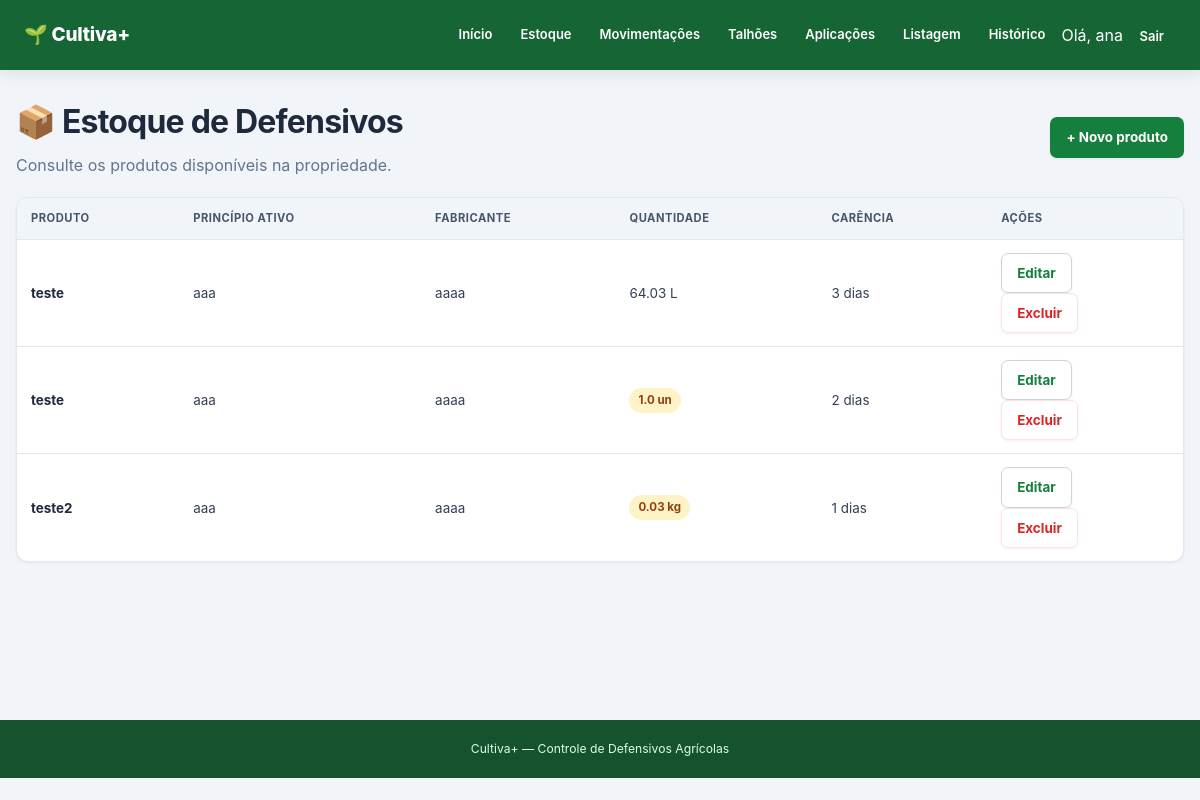
Screenshot of /estoque (signed in) with the database file from the repository.
### tables this page shows
CREATE TABLE produtos (
            id INTEGER PRIMARY KEY AUTOINCREMENT,
            nome TEXT NOT NULL,
            principio_ativo TEXT NOT NULL,
            fabricante TEXT,
            quantidade REAL NOT NULL DEFAULT 0,
            unidade TEXT NOT NULL,
            periodo_carencia INTEGER NOT NULL DEFAULT 0
        );

### app.py (the view)
@app.route("/estoque")
def estoque():
    conexao = conectar_banco()
    produtos = conexao.execute("""
        SELECT *
        FROM produtos
        ORDER BY nome
    """).fetchall()
    conexao.close()
    return render_template("estoque.html", produtos=produtos)

### app.py (called while the page is built)
@app.before_request
def proteger_paginas():
    paginas_publicas = ["login", "cadastro", "static"]
    if request.endpoint not in paginas_publicas:
        if "usuario_id" not in session:
            return redirect(url_for("login"))

def conectar_banco():
    conexao = sqlite3.connect(DATABASE)
    conexao.row_factory = sqlite3.Row
    return conexao

### templates/estoque.html (shortened to what this page needs)
{% extends "base.html" %}
{% block content %}
<div class="cabecalho-pagina">
    <div>
        <h1>📦 Estoque de Defensivos</h1>
        <p>
            Consulte os produtos disponíveis na propriedade.
        </p>
    </div>
    <a class="botao" href="{{ url_for('cadastrar_produto') }}">
        + Novo produto
    </a>
</div>
<div class="tabela-container">
    <table>
        <thead>
            <tr>
                <th>Produto</th>
                <th>Princípio ativo</th>
                <th>Fabricante</th>
                <th>Quantidade</th>
                <th>Carência</th>
                <th>Ações</th>
            </tr>
        </thead>
        <tbody>
            {% for produto in produtos %}
            <tr>
                <td>
                    <strong>{{ produto.nome }}</strong>
                </td>
                <td>
                    {{ produto.principio_ativo }}
                </td>
                <td>
                    {{ produto.fabricante or "-" }}
                </td>
                <td>
                    {% if produto.quantidade <= 10 %}
                        <span class="estoque-baixo">
                            {{ produto['quantidade'] }}
                            {{ produto.unidade }}
                        </span>
                    {% else %}
                        {{ produto['quantidade'] }}
                        {{ produto.unidade }}
                    {% endif %}
                </td>
                <td>
                    {{ produto.periodo_carencia }} dias
                </td>
                <td>
                    <a href="{{ url_for('editar_produto', produto_id=produto.id) }}"
                       class="botao botao-editar">
                        Editar
                    </a>
                    <form method="POST"
                          action="{{ url_for('excluir_produto', produto_id=produto.id) }}"
                          onsubmit="return confirm('Tem certeza que deseja excluir este produto?');">
                        <button type="submit" class="botao botao-excluir">
                            Excluir
                        </button>
                    </form>
                </td>
            </tr>
            {% else %}
            <tr>
                <td colspan="6">
                    Nenhum produto cadastrado.
                </td>
            </tr>
            {% endfor %}
        </tbody>
    </table>
</div>
{% endblock %}

### static/css/style.css (style rules this page uses)
:root { --primary-50:#f0fdf4; --primary-100:#dcfce7; --primary-500:#22c55e; --primary-600:#16a34a; --primary-700:#15803d; --primary-800:#166534; --primary-900:#14532d; --slate-50:#f8fafc; --slate-100:#f1f5f9; --slate-200:#e2e8f0; --slate-300:#cbd5e1; --slate-400:#94a3b8; --slate-500:#64748b; --slate-600:#475569; --slate-700:#334155; --slate-800:#1e293b; --slate-900:#0f172a; --amber-100:#fef3c7; --amber-800:#92400e; --red-100:#fee2e2; --red-600:#dc2626; --red-800:#991b1b; --blue-100:#dbeafe; --blue-700:#1d4ed8; --radius-sm:7px; --radius-md:12px; --radius-lg:16px; --shadow-sm:0 1px 3px rgba(15,23,42,.06); --shadow-md:0 5px 14px rgba(15,23,42,.08); --shadow-lg:0 14px 30px rgba(15,23,42,.12); --font:-apple-system,BlinkMacSystemFont,"Segoe UI",Roboto,Helvetica,Arial,sans-serif; }
* { box-sizing:border-box;margin:0;padding:0 }
html { scroll-behavior:smooth }
body { font-family:var(--font);background:var(--slate-100);color:var(--slate-800);min-height:100vh;line-height:1.5 }
a { color:inherit }
button,input,select,textarea { font:inherit }
h1,h2,h3,h4 { color:var(--slate-800) }
p { color:var(--slate-500) }
h1 { font-size:clamp(1.55rem,3vw,2rem);font-weight:750;letter-spacing:-.025em;margin-bottom:7px }
.cabecalho-pagina,.page-header { display:flex;align-items:center;justify-content:space-between;gap:20px;margin-bottom:20px }
.botao { display:inline-flex;align-items:center;justify-content:center;gap:7px;min-height:40px;padding:9px 15px;border:1px solid transparent;border-radius:var(--radius-sm);background:var(--primary-700);color:#fff;font-size:.84rem;font-weight:650;text-decoration:none;cursor:pointer;box-shadow:var(--shadow-sm);transition:background .2s,transform .2s,box-shadow .2s }
.botao-editar { background:#fff;color:var(--primary-700);border-color:var(--slate-300) }
.botao-excluir { background:#fff;color:var(--red-600);border-color:var(--red-100) }
.tabela-container,.table-container { width:100%;overflow-x:auto;background:#fff;border:1px solid var(--slate-200);border-radius:var(--radius-md);box-shadow:var(--shadow-sm) }
table { width:100%;min-width:650px;border-collapse:collapse;text-align:left;font-size:.84rem }
th { background:var(--slate-100);color:var(--slate-600);padding:12px 14px;border-bottom:1px solid var(--slate-200);font-size:.7rem;font-weight:750;text-transform:uppercase;letter-spacing:.045em;white-space:nowrap }
td { padding:13px 14px;border-bottom:1px solid var(--slate-200);vertical-align:middle;color:var(--slate-700) }
tbody tr:last-child td { border-bottom:none }
td strong { color:var(--slate-800) }
.entrada,.liberado,.saida,.carencia,.estoque-baixo { display:inline-flex;align-items:center;padding:4px 9px;border-radius:999px;font-size:.72rem;font-weight:700 }
.saida,.carencia,.estoque-baixo { background:var(--amber-100);color:var(--amber-800) }

### rows the page displays
produtos: nome "teste", principio_ativo "aaa", fabricante "aaaa", quantidade "64.03", unidade "L", periodo_carencia "3"
produtos: nome "teste", principio_ativo "aaa", fabricante "aaaa", quantidade "1.0", unidade "un", periodo_carencia "2"
produtos: nome "teste2", principio_ativo "aaa", fabricante "aaaa", quantidade "0.03", unidade "kg", periodo_carencia "1"

### other values shown
{{ session.get('usuario_nome') }} "ana"
